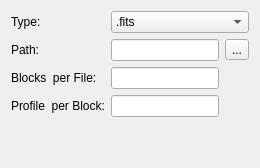
            <widget class="QWidget" name="taboutputSpectraHeis">
             <attribute name="title">
              <string>Output</string>
             </attribute>
             <layout class="QGridLayout" name="gridLayout_19">
              <item row="1" column="0">
               <widget class="QLabel" name="label_67">
                <property name="text">
                 <string>Path:</string>
                </property>
               </widget>
              </item>
              <item row="2" column="0" colspan="2">
               <widget class="QLabel" name="label_68">
                <property name="text">
                 <string>Blocks  per File:</string>
                </property>
               </widget>
              </item>
              <item row="0" column="0">
               <widget class="QLabel" name="label_66">
                <property name="text">
                 <string>Type:</string>
                </property>
               </widget>
              </item>
              <item row="4" column="0">
               <spacer name="verticalSpacer_8">
                <property name="orientation">
                 <enum>Qt::Vertical</enum>
                </property>
                <property name="sizeHint" stdset="0">
                 <size>
                  <width>20</width>
                  <height>40</height>
                 </size>
                </property>
               </spacer>
              </item>
              <item row="1" column="4">
               <widget class="QToolButton" name="specHeisOutputToolPath">
                <property name="text">
                 <string>...</string>
                </property>
               </widget>
              </item>
              <item row="1" column="3">
               <widget class="QLineEdit" name="specHeisOutputPath"/>
              </item>
              <item row="0" column="3" colspan="2">
               <widget class="QComboBox" name="specHeisOutputComdata">
                <item>
                 <property name="text">
                  <string>.fits</string>
                 </property>
                </item>
               </widget>
              </item>
              <item row="3" column="0" colspan="2">
               <widget class="QLabel" name="label_69">
                <property name="text">
                 <string>Profile  per Block:</string>
                </property>
               </widget>
              </item>
              <item row="2" column="3">
               <widget class="QLineEdit" name="specHeisOutputblocksperfile"/>
              </item>
              <item row="3" column="3">
               <widget class="QLineEdit" name="specHeisOutputprofileperblock"/>
              </item>
             </layout>
            </widget>
